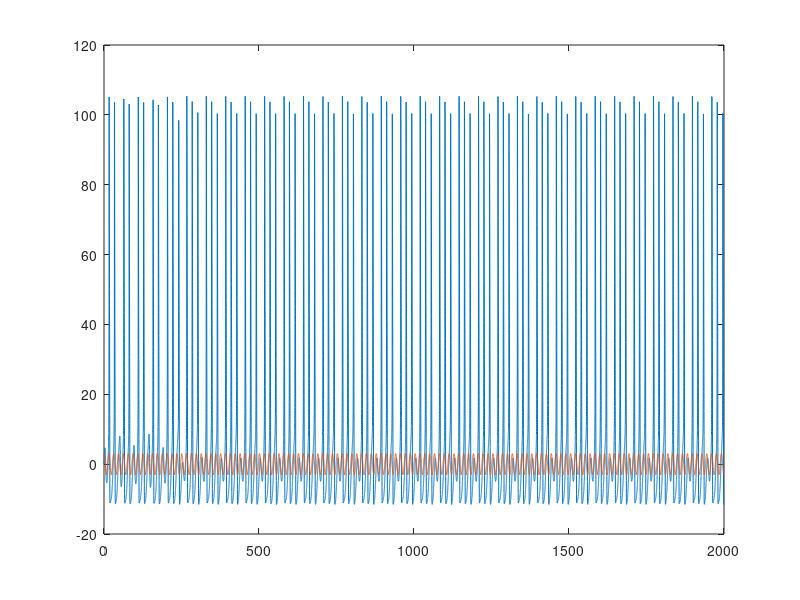

MATLAB code to generate this figure:
%/ THIS IS A CODE FOR 2 Electrically coupled neurons. 
%// This has been tested against an exact analytical solution (called as Test 1).

% ******************************************************************
% Define dV/dt, dm/dt, dh/dt, dn/dt
% ******************************************************************

KV = @(I,V,m,h,n,GNa,GK,GL,VNa,VK,VL,c) ((I - ((GNa*(m^3)*h*(V-VNa)) + (GK*(n^4)*(V-VK))+(GL*(V-VL))))/c);
Km = @(V,m)  ((((0.1*(25-V))/(exp((25-V)/10) - 1))*(1 - m)) - (m*(4*exp(-V/18))));
Kh = @(V,h)  ((0.07*exp(-V/20))*(1-h)) - ((1/(exp((30-V)/10) + 1))*h);
Kn = @(V,n)  ((0.01*(10-V)/(exp((10-V)/10) - 1))*(1-n) -n*(0.125*exp(-V/80)));
KIext=@(time,w,Iext0) (-w*Iext0*sin(w*time));

 
 %//*************************************************
%// Fix the value of simulation variables
%//*************************************************
t =  2000;    %// in mill-seconds
dt = 0.05;  %// in milli-seconds
imax = t/dt;
ivmax = 1
Vstep = 0;

%//***********************************************
%// Fix the value of parameters of H-H equations
%//***********************************************
GNa=120 ;
GK = 36;
GL=0.3;
R = 30;
VNa = 115;
VK = -12;
VL=10.5995;
c = 1;
%//I1 = 32;  %//current into neuron 1
Iext0= 3;   %// in micro-amperes
w=0.0638*2*3.14;   %// in rad/milli-second

%//***************** construction of poincare map for forced neuron ************
%**********************************************************************************
tpncr=2*3.14/w; %//poincare section is taken after a time interval tsecn = 1/Time period of forcing.
npncr=tpncr/dt; %// number of time steps after which poincare section is taken

%//***********************************************
%// Initialize all matrices to zero
%//***********************************************
%// Neuron 1 variables 
%V1 = zeros(0, imax);
%m1 = zeros(0, imax);
%n1 = zeros(0, imax);
%h1 = zeros(0, imax);
V1 = zeros(1,imax+1);
m1 = zeros(1,imax+1);
n1 = zeros(1,imax+1);
h1 = zeros(1,imax+1);

%// Neuron 2 variables 
V2 = zeros(0, imax);
m2 = zeros(0, imax);
n2 = zeros(0, imax);
h2 = zeros(0, imax);
I2 = zeros(0, imax);

time=0;


%//***********************************************************
%// Fix the initial value of V
%//***********************************************************
V1(1)=0;
%V1(1)= 30*rand;
V2(1)=0;


%// ****************************************************************************************************
%// Fix the initial values of m, h, n for neuron 1 & neuron 2 (taking initial dm/dt=0, dh/dt=0, dn/dt=0
%// ****************************************************************************************************
alpham1 = (0.1*(25-V1(1)))/(exp((25-V1(1))/10) - 1);
betam1 = 4*exp(-V1(1)/18);
alphah1 = 0.07*exp(-V1(1)/20);
betah1 = 1/(exp((30-V1(1))/10) + 1);
alphan1 = 0.01*(10-V1(1))/(exp((10-V1(1))/10) - 1);
betan1 = 0.125*exp(-V1(1)/80);

m1(1) = (alpham1/(alpham1 + betam1));
h1(1) = (alphah1/(alphah1 + betah1));
n1(1) = alphan1/(alphan1 + betan1);
%m1(1)= rand;
%h1(1)=rand;
%n1(1)=rand;

 
jpncr=0;
for j=1:ivmax   %// initial voltage-steps
    
    V1(1) = V1(1) + Vstep ;
    V2(1) = V2(1) + Vstep ;
    
    for i =1:imax      %// time-step
      time=time+dt;
       
    %// For First Neuron
   %// Iext(i)=Iext0*sin(w*time);
    Iext(i)=Iext0*cos(w*time);
 %//   I2(i) = ((V1(i) - V2(i))/R);
    I2(i) = 0;%// Un-comment for testing against analytical case (Test 1).  // THIS IS PUT EQUAL TO ZERO HERE to ensure no current flow from neuron 1  
             % //to 2 while updating neuron 1 and a DIFFERENT VALUE WHILE UPDATING NEURON 2 to ensure that neuron 2 also has same external current 
               %//as neuron 1.
   %// k11 = dt*Voltage(Iext,V1(i),m1(i),h1(i),n1(i));
    k11 = dt*KV(Iext(i)- I2(i),V1(i),m1(i),h1(i),n1(i),GNa,GK,GL,VNa,VK,VL,c);
    m11 = dt*Km(V1(i),m1(i));
    h11 = dt*Kh(V1(i),h1(i));
    n11 = dt*Kn(V1(i),n1(i));
    Iext11=dt*KIext(time,w,Iext0);
    %//Iext11=0;
    
   
   % // k12 = dt*Voltage(Iext,V1(i),m1(i),h1(i),n1(i));
    k12 = dt*KV(Iext(i)+0.5*Iext11 - I2(i),V1(i)+(0.5*k11),m1(i)+(0.5*m11),h1(i)+(0.5*h11),n1(i)+(0.5*n11),GNa,GK,GL,VNa,VK,VL,c);
    m12 = dt*Km(V1(i)+(0.5*k11),m1(i)+(0.5*m11));
    h12 = dt*Kh(V1(i)+(0.5*k11),h1(i)+(0.5*h11));
    n12 = dt*Kn(V1(i)+(0.5*k11),n1(i)+(0.5*n11));
    Iext12=dt*KIext(time+0.5*dt,w,Iext0);
    %//Iext12=0;
    
    %//k13 = dt*Voltage(Iext,V1(i),m1(i),h1(i),n1(i));
    k13 = dt*KV(Iext(i)+0.5*Iext12 - I2(i),V1(i)+(0.5*k12),m1(i)+(0.5*m12),h1(i)+(0.5*h12),n1(i)+(0.5*n12),GNa,GK,GL,VNa,VK,VL,c);
    m13 = dt*Km(V1(i)+(0.5*k12),m1(i)+(0.5*m12));
    h13 = dt*Kh(V1(i)+(0.5*k12),h1(i)+(0.5*h12));
    n13 = dt*Kn(V1(i)+(0.5*k12),n1(i)+(0.5*n12));
    Iext13=dt*KIext(time+0.5*dt,w,Iext0);
    %//Iext13=0;
    
    %//k14 = dt*Voltage(Iext,V1(i),m1(i),h1(i),n1(i));  
    k14 = dt*KV(Iext(i)+Iext13 - I2(i),V1(i)+k13,m1(i)+m13,h1(i)+h13,n1(i)+n13,GNa,GK,GL,VNa,VK,VL,c);
    m14 = dt*Km(V1(i)+k13,m1(i)+m13);
    h14 = dt*Kh(V1(i)+k13,h1(i)+h13);
    n14 = dt*Kn(V1(i)+k13,n1(i)+n13); 
   
   
    V1(i+1) = V1(i) + ((k11 + 2*k12 + 2*k13 + k14)/6);
    m1(i+1) = m1(i) + ((m11 + 2*m12 + 2*m13 + m14)/6);
    h1(i+1) = h1(i) + ((h11 + 2*h12 + 2*h13 + h14)/6);
    n1(i+1) = n1(i) + ((n11 + 2*n12 + 2*n13 +n14)/6);
   
   
    %//Jion1(i) = GNa*((m1(i))^3)*h1(i)*(V1(i)-VNa) + GK*((n1(i))^4)*(V1(i)-VK);
    %//JNa1(i) = GNa*((m1(i))^3)*h1(i)*(V1(i)-VNa);
    %//JK1(i) = GK*((n1(i))^4)*(V1(i)-VK);
    %//JL(i) = GL*(V1(i)-VL);
    %//Netcurrent1(i)=Iext(i) - I2(i)-JNa1(i)-JK1(i)-JL(i);
   
   
    % If int(i/npncr)*npncr == i then
      % jpncr=jpncr+1;
      % V1pncr(jpncr)=V1(i);
     %end
       
end
%xgrid
plot((1:imax)*dt,V1(1:imax),(1:imax)*dt,Iext(1:imax))
%//plot(1:imax,V1(1:imax))
 
 
end

